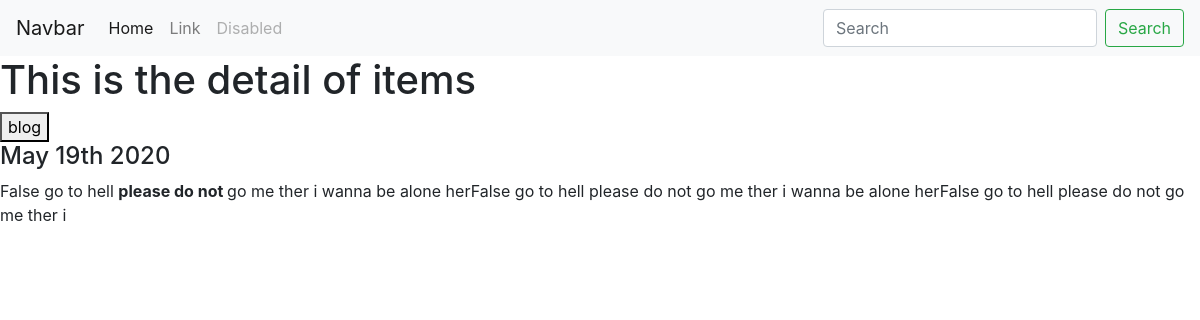
The app's page /5/ with its own data.
### My_Blogs/models.py (models this page shows, shortened)
class Blog(models.Model):
    title= models.CharField(max_length=100)
    description = models.TextField(max_length= 200, default=False)
    date = models.DateField(blank=True, null=True)

### My_Blogs/views.py (the view)
# urls.py: path('<int:blog_id>/', views.detail, name='detail')
def detail(request, blog_id):
    obj = get_object_or_404(Blog, pk=blog_id)
    context = {
        'blogs':obj
    }
    return render(request, 'detail.html', context)

### My_Blogs/templates/detail.html
 {% extends 'My_Portfolio/templates/base.html' %} {% block content %}
<main>
    <h1>This is the detail of items</h1>
    <a href="{% url 'My_Blogs:blog' %}"><button>blog</button></a>
    <h4>{{blogs.date|date:'F jS Y'}}</h4>
    <p>{{blogs.description|safe}}</p>
</main>
{% endblock %}

### records on screen
Blog: date "May 19th 2020", description "False go to hell please do not go me ther i wanna be alone herFalse go to hell please do not go me ther i wanna be alone herFalse go to hell please do not go me ther i"
